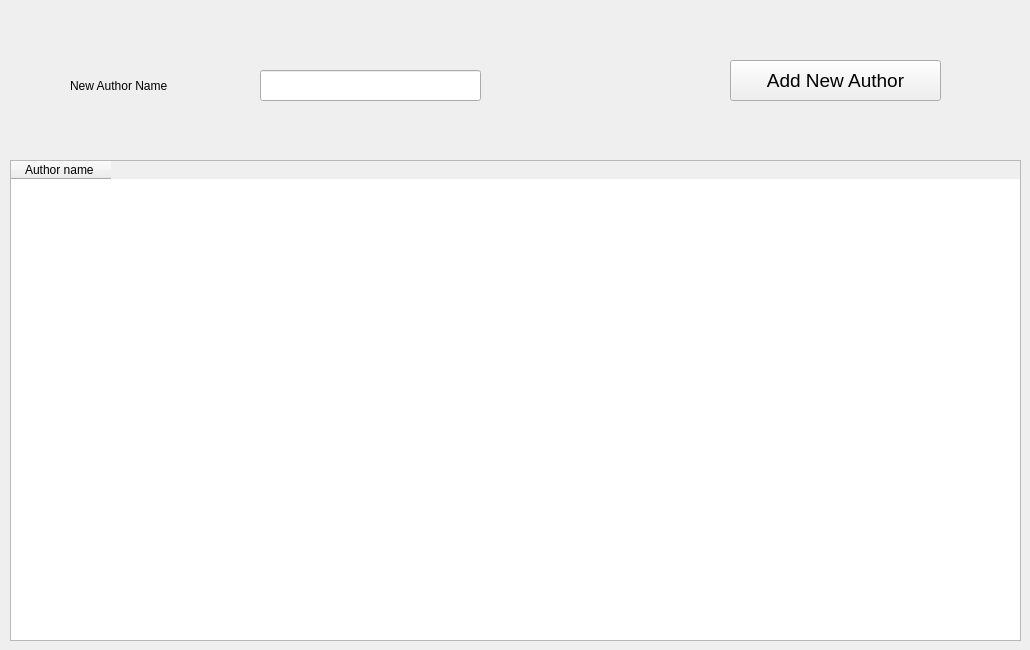
      <widget class="QWidget" name="tab_9">
       <attribute name="title">
        <string>Author</string>
       </attribute>
       <widget class="QTableWidget" name="tableWidget_2">
        <property name="geometry">
         <rect>
          <x>10</x>
          <y>160</y>
          <width>1011</width>
          <height>481</height>
         </rect>
        </property>
        <property name="font">
         <font>
          <family>Segoe UI</family>
          <pointsize>9</pointsize>
         </font>
        </property>
        <column>
         <property name="text">
          <string>Author name </string>
         </property>
        </column>
       </widget>
       <widget class="QLabel" name="label_43">
        <property name="geometry">
         <rect>
          <x>70</x>
          <y>70</y>
          <width>181</width>
          <height>31</height>
         </rect>
        </property>
        <property name="font">
         <font>
          <family>Segoe UI</family>
         </font>
        </property>
        <property name="text">
         <string>New Author Name</string>
        </property>
       </widget>
       <widget class="QLineEdit" name="lineEdit_33">
        <property name="geometry">
         <rect>
          <x>260</x>
          <y>70</y>
          <width>221</width>
          <height>31</height>
         </rect>
        </property>
       </widget>
       <widget class="QPushButton" name="pushButton_19">
        <property name="geometry">
         <rect>
          <x>730</x>
          <y>60</y>
          <width>211</width>
          <height>41</height>
         </rect>
        </property>
        <property name="font">
         <font>
          <family>Segoe UI</family>
          <pointsize>14</pointsize>
         </font>
        </property>
        <property name="text">
         <string>Add New Author</string>
        </property>
       </widget>
      </widget>
